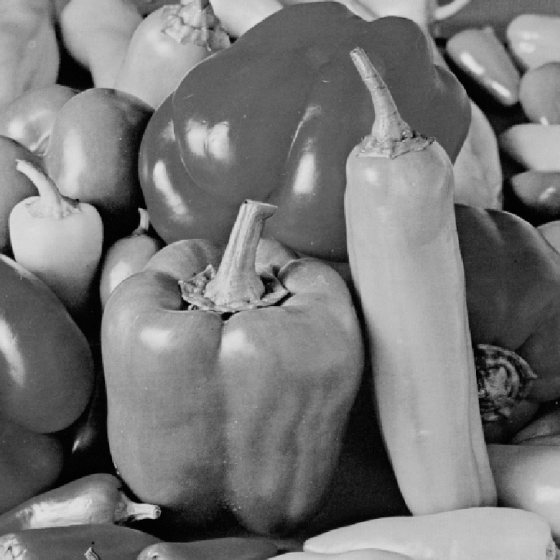
#> input picture mydata/01_copy.bmp, 1120 x 1120 px (shown at 1/2 size)
$ python main.py
#> lines starting #> are read from the running program, lines starting #| are printed output that depends on the picture
### lab2.py
# Standard Python Packages
import os
import platform
import sys

# Common Third-Party Packages
import cv2
import matplotlib as mpl
import matplotlib.image as mpimg
import matplotlib.pyplot as plt
import numpy as np
import PIL
from sklearn.decomposition import PCA
import scipy
#from scipy import fftpack # Legacy

# [8 lines left out: function showPepperOCV, not called in this run]

def showPepperMPL(img):
	# Output Images
	plt.imshow(img)

# [9 lines left out: function showPepperPIL, not called in this run]

# implement 2D DCT
def dct2(a, n):
	return scipy.fft.dct( scipy.fft.dct(a.T, n=n, norm='ortho').T, n=n, norm='ortho')

# implement 2D IDCT
def idct2(a, n):
	return scipy.fft.idct(scipy.fft.idct(a.T, n=n, norm='ortho').T, n=n, norm='ortho')

### main.py
# Standard Python Packages
import math
import os
import platform
import sys

# Common Third-Party Packages
import cv2
import matplotlib as mpl
import matplotlib.image as mpimg
import matplotlib.pyplot as plt
import numpy as np
import PIL
from sklearn.decomposition import PCA
import scipy
from scipy import fftpack

# Custom
import lab2

def main():
	# Read image file
	filepath = 'mydata/01_copy.bmp'
	title = 'Copy of Pepper Image (Uncompressed)'

	# Read image
	#img = cv2.imread(filepath)
	img = mpl.image.imread(filepath)
#> img is the input picture: shape (1120, 1120, 3); min 0, max 228, mean 119.2
	#img = PIL.Image.open(filepath)

	# Convert PIL image to NumPy array
	img = np.asarray(img)

	# Convert to grayscale by getting one of the channel values (all seem the same)
	img = img[:,:,0]
#> img: shape (1120, 1120)

	# Save 2-D version
	imgPIL = PIL.Image.fromarray(img)
	imgPIL.save('mydata/02_grayscale.bmp')


	# Calculate mean
	total = 0
	for i in range(0, img.shape[0]):
		for j in range(0, img.shape[1]):
			total = total + img[i][j]
#> after the loop, total = 149511470
	u = total/(img.shape[0]*img.shape[1])
#> u = 119.2
	total = 0
	for i in range(0, img.shape[0]):
		for j in range(0, img.shape[1]):
			total = total + pow((img[i][j] - u), 2)
#> after the loop, total = 3.91e+09
	var_o = total/(img.shape[0]*img.shape[1])
#> var_o = 3115.4

	# Define block sizes
	block_sizes = [1088, 1024, 960, 896, 832, 768, 704, 640, 576, 512, 384, 256, 128, 96, 64, 48, 32, 28, 24, 16, 8]


	list_var_e = []
	for k in block_sizes:
		print(k)
		imgCompressed = lab2.dct2(img, k)
		imgFixedpoint = imgCompressed.astype(np.uint8)
		imgPIL = PIL.Image.fromarray(imgFixedpoint)
		imgPIL.convert("L")
		filepath = 'mydata/04_compressed_' + str(k) + '.bmp'
		imgPIL.save(filepath)
		imgReconstructed = lab2.idct2(imgCompressed, k)
		total = 0
		for i in range(0, imgReconstructed.shape[0]):
			for j in range(0, imgReconstructed.shape[1]):
				total = total + imgReconstructed[i][j]
		u = total/(imgReconstructed.shape[0] * imgReconstructed.shape[1])
		total = 0
		for i in range(0, imgReconstructed.shape[0]):
			for j in range(0, imgReconstructed.shape[1]):
				total = total + pow((imgReconstructed[i][j] - u), 2)
		var_e = total/(imgReconstructed.shape[0]*imgReconstructed.shape[1])
		list_var_e.append(var_e)
		imgFixedpoint = imgReconstructed.astype(np.uint8)
		imgPIL = PIL.Image.fromarray(imgFixedpoint)
		imgPIL.convert("L")
		filepath = 'mydata/05_reconstructed_' + str(k) + '.bmp'
		imgPIL.save(filepath)
#> this loop made 21 passes
#> pass 1, in main, `imgFixedpoint = imgCompressed.astype(np.uint8)`:
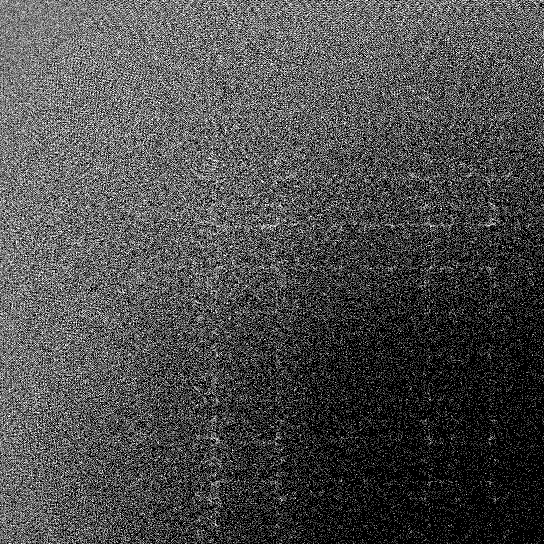
#> imgFixedpoint: shape (1088, 1088) (shown at 1/2 size); min 0, max 255, mean 76
#> pass 1, in main, `imgReconstructed = lab2.idct2(imgCompressed, k)`:
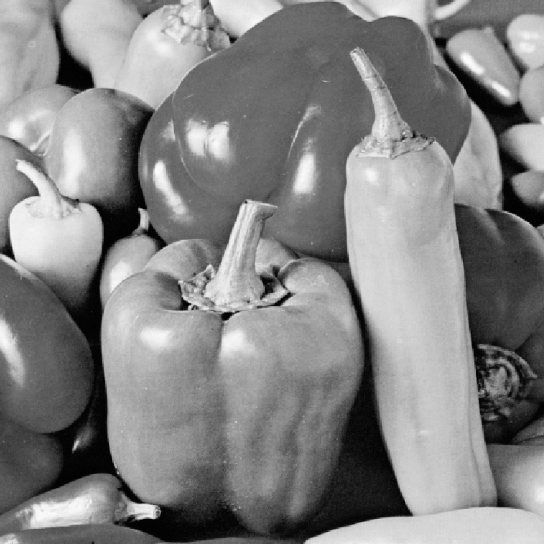
#> imgReconstructed: shape (1088, 1088) float64 (shown at 1/2 size); min -7.88e-14, max 228, mean 118.4; drawn with min black and max white
#> pass 1, in main, `imgFixedpoint = imgReconstructed.astype(np.uint8)`:
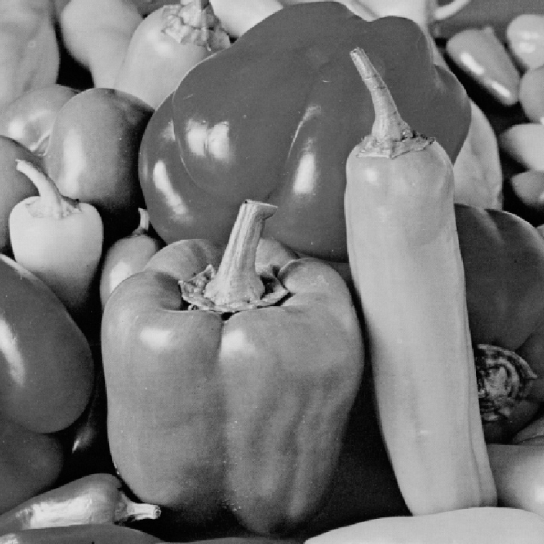
#> imgFixedpoint: shape (1088, 1088) (shown at 1/2 size); min 0, max 228, mean 118.3
#> after the loop, list_var_e = [3096.2, 2853.3, 2665.7, 2531.4, 2502.9, 2521, 2540.6, 2584.1, 2601, 2740.9, 2324.4, 2087.8, 1371.3, 222.1, 143.1, 53.23, 19.96, 21.25, 19.82, 7.2, 8.14]

	list_snr = []
	for v in list_var_e:
		x = var_o / v
		snr = 10 * math.log(x, 10)
		list_snr.append(snr)
#> this loop made 21 passes
#> (v, x, snr) on passes 1 to 12: (3096.2, 1.01, 0.0268), (2853.3, 1.09, 0.382), (2665.7, 1.17, 0.677), (2531.4, 1.23, 0.902), (2502.9, 1.24, 0.951), (2521, 1.24, 0.919), (2540.6, 1.23, 0.886), (2584.1, 1.21, 0.812), (2601, 1.2, 0.784), (2740.9, 1.14, 0.556), (2324.4, 1.34, 1.27), (2087.8, 1.49, 1.74)
#> after the loop, list_snr = [0.0268, 0.382, 0.677, 0.902, 0.951, 0.919, 0.886, 0.812, 0.784, 0.556, 1.27, 1.74, 3.56, 11.47, 13.38, 17.67, 21.93, 21.66, 21.96, 26.36, 25.83]

	# plotting the points
	block_sizes.reverse()
	list_snr.reverse()
	plt.plot(block_sizes, list_snr)
	# naming the x axis
	plt.xlabel('k (block size)')
	# naming the y axis
	plt.ylabel('SNR')
	# giving a title to my graph
	plt.title('SNR for various block sizes')
	# function to show the plot
	plt.show()
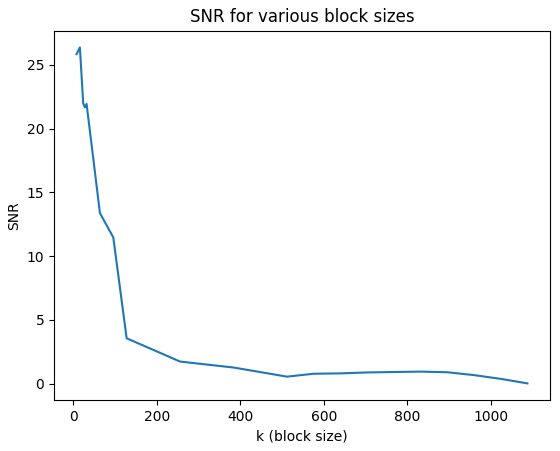
#> figure drawn by matplotlib, 1 panel; curve peaks at x = 16, y = 26.36

	plt.savefig('mydata/06_snr_vs_k')


	# DWT Haar level 2 and 3
#> (the run stopped early here; a loop or call above may not have finished)
